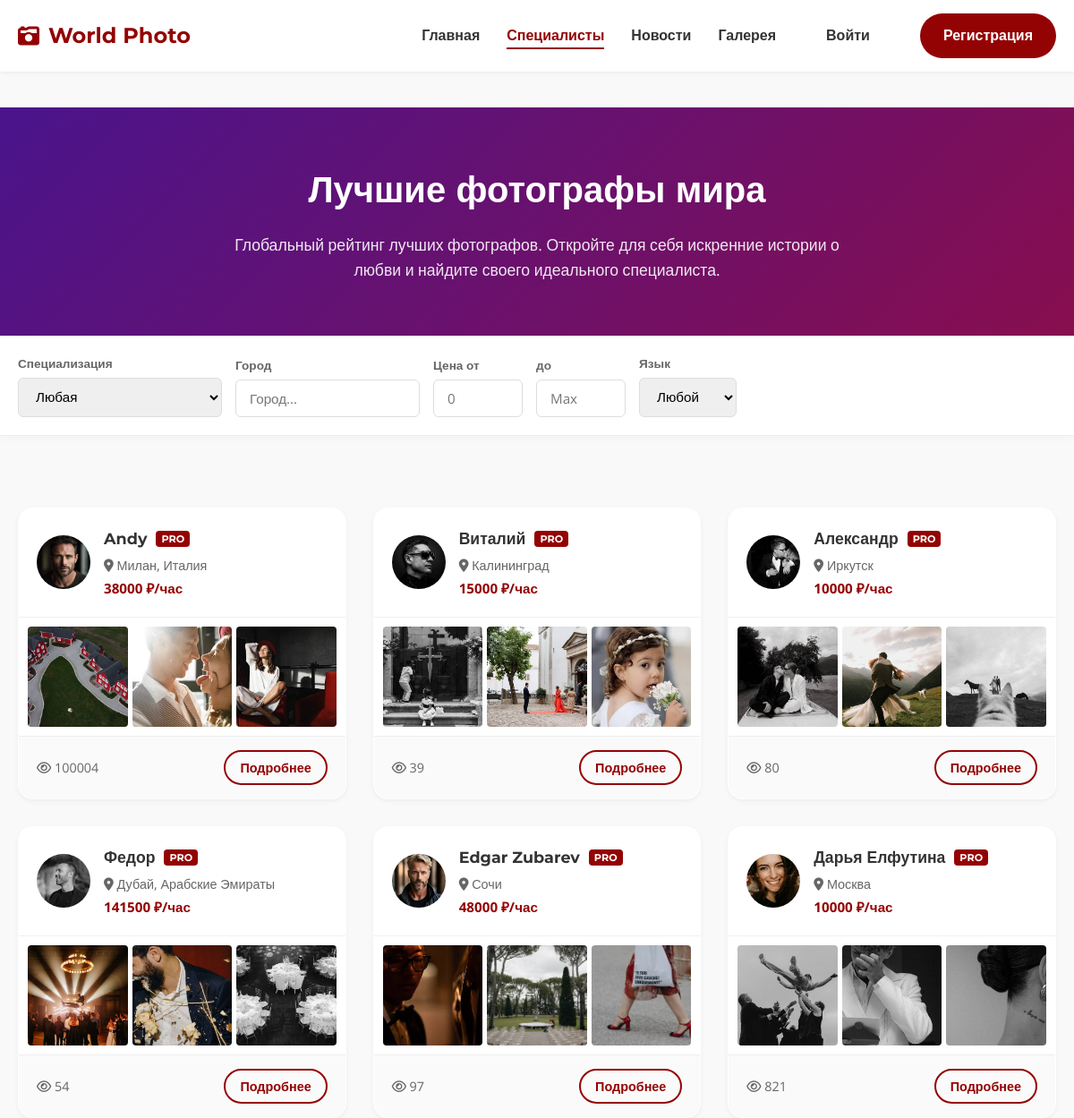
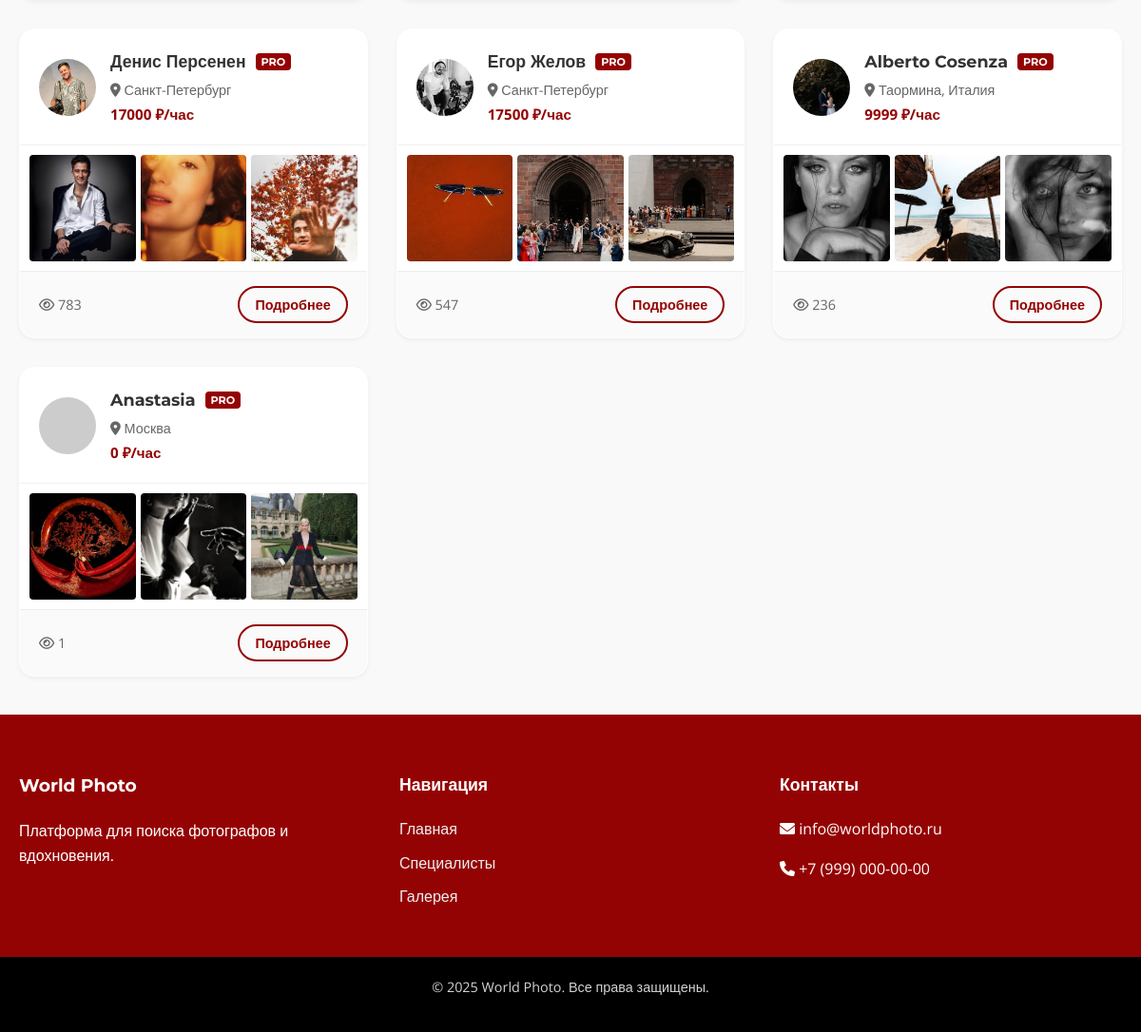
The app's page /users/specialists/, older data (2 pictures, top to bottom).
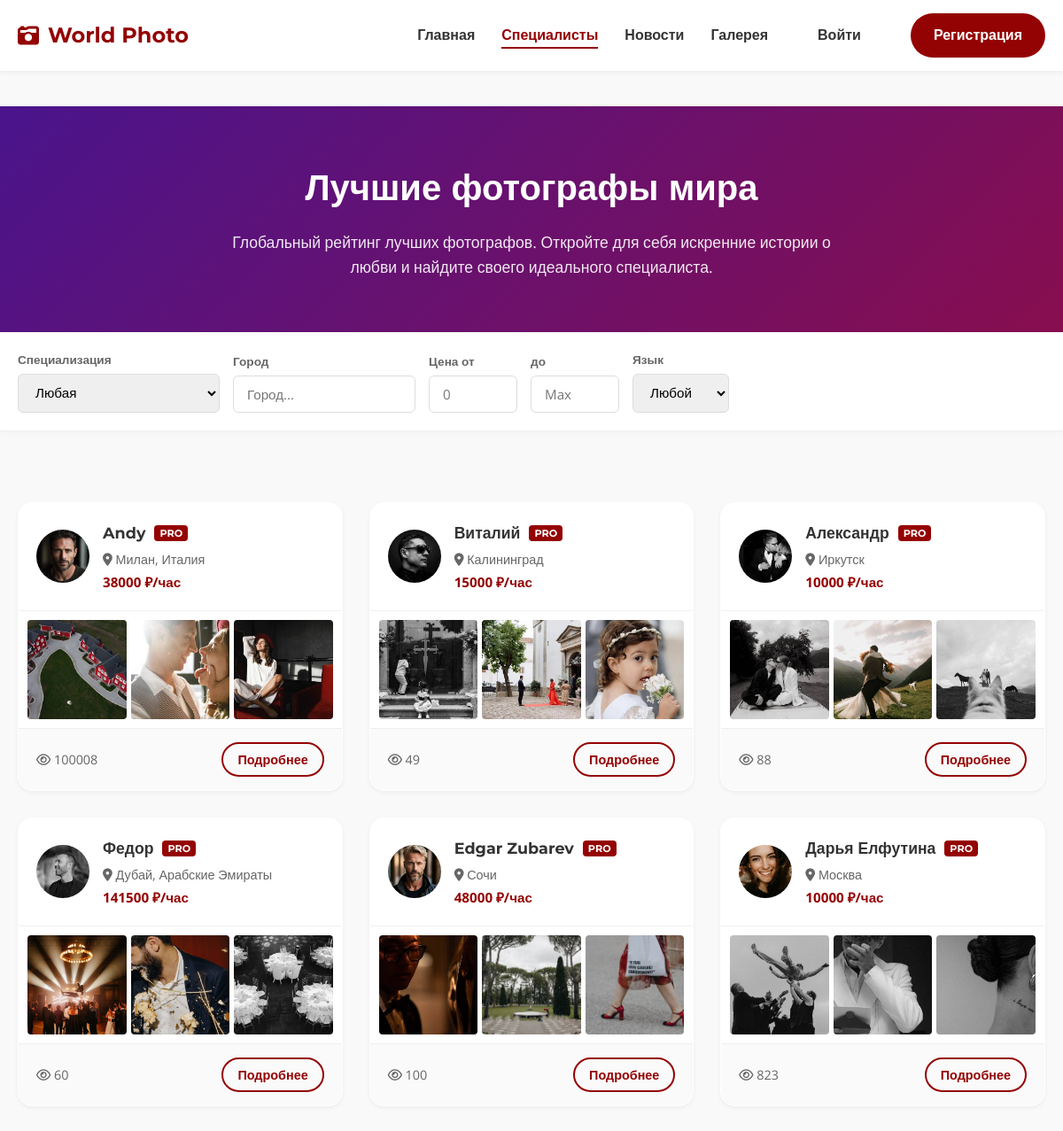
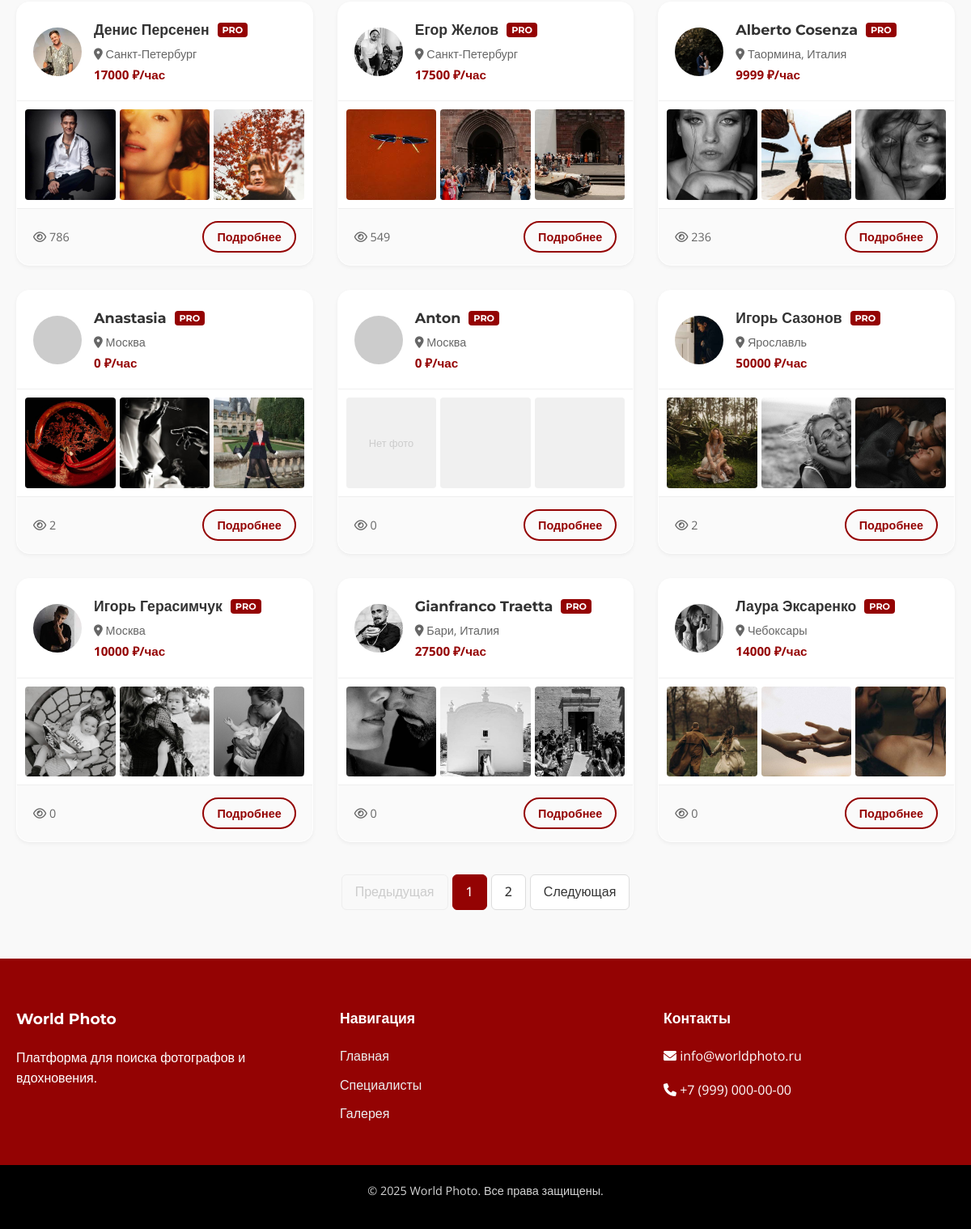
The same page, newer data (2 pictures, top to bottom).
### users/models.py (models this page shows, shortened)
class PhotographerProfile(models.Model):
    user = models.OneToOneField(User, on_delete=models.CASCADE)
    short_intro = models.CharField(max_length=250)
    bio = models.TextField()
    city = models.CharField(max_length=100, blank=True, null=True)
    specialization = models.CharField(max_length=50, choices=SPECIALIZATION_CHOICES, default='wedding')
    price = models.IntegerField(default=0, help_text="Стоимость часа работы в RUB")
    LANGUAGE_CHOICES = [
        ('ru', 'Русский'),
        ('en', 'English'),
    ]
    language = models.CharField(max_length=10, choices=LANGUAGE_CHOICES, default='ru')
    profile_image = models.ImageField(upload_to='profile_images', blank=True, null=True)
    views_count = models.PositiveIntegerField(default=0)
    phone_number = models.CharField(max_length=20, blank=True, null=True, verbose_name="Номер телефона")
    social_vk = models.URLField(blank=True, null=True, verbose_name="Ссылка на ВКонтакте")
    social_telegram = models.CharField(max_length=50, blank=True, null=True, verbose_name="Telegram (username)")
    website = models.URLField(blank=True, null=True, verbose_name="Личный сайт")

class Photo(models.Model):
    photographer = models.ForeignKey(PhotographerProfile, on_delete=models.CASCADE, related_name='photos')
    image = models.ImageField(upload_to='photographs')
    category = models.CharField(max_length=50, choices=SPECIALIZATION_CHOICES, default='wedding', verbose_name="Категория")
    uploaded_at = models.DateTimeField(auto_now_add=True)

### users/views.py (the view)
# urls.py: path('specialists/', views.specialists, name='specialists'),
def specialists(request):
    photographers = PhotographerProfile.objects.all()
    specialization = request.GET.get('specialization')
    price_min = request.GET.get('price_min')
    price_max = request.GET.get('price_max')
    city = request.GET.get('city')
    language = request.GET.get('language')
    if specialization and specialization != 'any':
        photographers = photographers.filter(specialization=specialization)
    if language and language != 'any':
        photographers = photographers.filter(language=language)
    if city:
        photographers = photographers.filter(city__icontains=city)
    if price_min:
        try:
            photographers = photographers.filter(price__gte=int(price_min))
        except ValueError:
            pass
    if price_max:
        try:
            photographers = photographers.filter(price__lte=int(price_max))
        except ValueError:
            pass
    if request.user.is_authenticated:
        favorite_ids = Favorite.objects.filter(user=request.user).values_list('photographer_id', flat=True)
        for p in photographers:
            p.is_favorite = p.id in favorite_ids
    page = request.GET.get('page', 1)
    paginator = Paginator(photographers, 15)
    try:
        photographers_page = paginator.page(page)
    except PageNotAnInteger:
        photographers_page = paginator.page(1)
    except EmptyPage:
        photographers_page = paginator.page(paginator.num_pages)
    if request.headers.get('x-requested-with') == 'XMLHttpRequest':
        html = render_to_string('users/specialists_list.html', {'photographers': photographers_page, 'user': request.user}, request=request)
        return JsonResponse({'html': html})
    return render(request, 'users/specialists.html', {'photographers': photographers_page})

### users/templates/users/specialists.html (shortened to what this page needs)
{% extends 'users/base.html' %}
{% load static %}
{% block content %}
<div class="specialists-header">
    <div class="container">
        <h1 class="page-title">Лучшие фотографы мира</h1>
        <p class="header-desc mt-3">
            Глобальный рейтинг лучших фотографов. Откройте для себя искренние истории о любви и найдите своего идеального специалиста.
        </p>
    </div>
</div>
<div class="filters-section">
    <div class="container">
        <form method="GET" action="{% url 'specialists' %}" id="filterForm">
            <div class="filters-row" style="display: flex; gap: 15px; flex-wrap: wrap; align-items: flex-end;">
                <div class="filter-item">
                    <label>Специализация</label>
                    <select class="form-select" name="specialization" onchange="applyFilters()">
                        <option value="any">Любая</option>
                    </select>
                </div>
                <div class="filter-item">
                    <label>Город</label>
                    <input type="text" name="city" class="form-control" placeholder="Город..." value="{{ request.GET.city|default:'' }}" oninput="debounceFilter()">
                </div>
                <div class="filter-item" style="max-width: 100px;">
                    <label>Цена от</label>
                    <input type="number" name="price_min" class="form-control" placeholder="0" value="{{ request.GET.price_min|default:'' }}" oninput="debounceFilter()">
                </div>
                <div class="filter-item" style="max-width: 100px;">
                    <label>до</label>
                    <input type="number" name="price_max" class="form-control" placeholder="Max" value="{{ request.GET.price_max|default:'' }}" oninput="debounceFilter()">
                </div>
                <div class="filter-item">
                    <label>Язык</label>
                    <select class="form-select" name="language" onchange="applyFilters()">
                        <option value="any">Любой</option>
                    </select>
                </div>
            </div>
        </form>
    </div>
</div>
<div class="container" style="padding-top: 20px;">
    <div class="specialists-list" id="specialistsContainer">
        {% include 'users/specialists_list.html' %}
    </div>
</div>
{% endblock %}

### users/templates/users/specialists_list.html (shortened to what this page needs)
<div class="specialists-grid">
    {% for photographer in photographers %}
    <div class="specialist-card">
        <div class="card-header-profile">
            <div class="profile-main">
                <a href="{% url 'photographer_detail' photographer.pk %}" class="avatar-wrapper">
                    {% if photographer.profile_image %}
                        <img src="{{ photographer.profile_image.url }}" alt="{{ photographer.user.get_full_name|default:photographer.user.username }}">
                    {% else %}
                        <img src="https://ui-avatars.com/api/?name={{ photographer.user.get_full_name|default:photographer.user.username }}&background=e0bbd8&color=fff" alt="Avatar">
                    {% endif %}
                </a>
                <div class="profile-info">
                    <h3 class="profile-name">
                        <a href="{% url 'photographer_detail' photographer.pk %}">{{ photographer.user.get_full_name|default:photographer.user.username }}</a>
                        <span class="badge-pro">PRO</span>
                    </h3>
                    <p class="profile-location"><i class="fas fa-map-marker-alt"></i> {{ photographer.city|default:"Москва" }}</p>
                    <p class="profile-price">{{ photographer.price }} ₽/час</p>
                </div>
            </div>
        </div>
        <div class="card-portfolio">
            <div class="portfolio-grid">
                {% for photo in photographer.photos.all|slice:":3" %}
                    <a href="{% url 'photographer_detail' photographer.pk %}" class="portfolio-thumb">
                        <img src="{{ photo.image.url }}" alt="Portfolio">
                    </a>
                {% empty %}
                    <div class="portfolio-empty">Нет фото</div>
                    <div class="portfolio-empty"></div>
                    <div class="portfolio-empty"></div>
                {% endfor %}
            </div>
        </div>
        <div class="card-footer">
            <div class="stats">
                <i class="far fa-eye"></i> {{ photographer.views_count|default:0 }}
            </div>
            <a href="{% url 'photographer_detail' photographer.pk %}" class="btn btn-sm btn-outline-primary">Подробнее</a>
        </div>
    </div>
    {% empty %}
    <div class="no-results">
        <h3>Никого не найдено</h3>
        <p>Попробуйте изменить параметры поиска.</p>
    </div>
    {% endfor %}
</div>
{% if photographers.has_other_pages %}
<div class="pagination-wrapper">
    <ul class="pagination">
        {% if photographers.has_previous %}
            <li><a href="?page={{ photographers.previous_page_number }}{% if request.GET.specialization %}&specialization={{ request.GET.specialization }}{% endif %}{% if request.GET.city %}&city={{ request.GET.city }}{% endif %}{% if request.GET.price_min %}&price_min={{ request.GET.price_min }}{% endif %}{% if request.GET.price_max %}&price_max={{ request.GET.price_max }}{% endif %}{% if request.GET.language %}&language={{ request.GET.language }}{% endif %}" class="page-link prev">Предыдущая</a></li>
        {% else %}
            <li class="disabled"><span class="page-link prev">Предыдущая</span></li>
        {% endif %}
        {% for i in photographers.paginator.page_range %}
            {% if photographers.number == i %}
                <li class="active"><span class="page-link">{{ i }}</span></li>
            {% else %}
                <li><a href="?page={{ i }}" class="page-link">{{ i }}</a></li>
            {% endif %}
        {% endfor %}
        {% if photographers.has_next %}
            <li><a href="?page={{ photographers.next_page_number }}" class="page-link next">Следующая</a></li>
        {% else %}
            <li class="disabled"><span class="page-link next">Следующая</span></li>
        {% endif %}
    </ul>
</div>
{% endif %}

Row changes from the older to the newer data that the page shows:
changed PhotographerProfile "Милан, Италия": views_count "100004" → "100008"
changed PhotographerProfile "Калининград": views_count "39" → "49"
changed PhotographerProfile "Иркутск": views_count "80" → "88"
changed PhotographerProfile "Дубай, Арабские Эмираты": views_count "54" → "60"
changed PhotographerProfile "Сочи": views_count "97" → "100"
changed PhotographerProfile "Дарья Елфутина": views_count "821" → "823"
changed PhotographerProfile "Денис Персенен": views_count "783" → "786"
changed PhotographerProfile "Егор Желов": views_count "547" → "549"
changed PhotographerProfile "Anastasia": views_count "1" → "2"
added PhotographerProfile: user.get_full_name "Anton", city "Москва", price "0", views_count "0"
added PhotographerProfile: profile_image (picture), user.get_full_name "Игорь Сазонов", city "Ярославль", price "50000", views_count "2"
added Photo: image (picture), shown under "Игорь Сазонов"
added Photo: image (picture), shown under "Игорь Сазонов"
added Photo: image (picture), shown under "Игорь Сазонов"
added PhotographerProfile: profile_image (picture), user.get_full_name "Игорь Герасимчук", city "Москва", price "10000", views_count "0"
added Photo: image (picture), shown under "Игорь Герасимчук"
added Photo: image (picture), shown under "Игорь Герасимчук"
added Photo: image (picture), shown under "Игорь Герасимчук"
added PhotographerProfile: profile_image (picture), user.get_full_name "Gianfranco Traetta", city "Бари, Италия", price "27500", views_count "0"
added Photo: image (picture), shown under "Gianfranco Traetta"
added Photo: image (picture), shown under "Gianfranco Traetta"
added Photo: image (picture), shown under "Gianfranco Traetta"
added PhotographerProfile: profile_image (picture), user.get_full_name "Лаура Эксаренко", city "Чебоксары", price "14000", views_count "0"
added Photo: image (picture), shown under "Лаура Эксаренко"
added Photo: image (picture), shown under "Лаура Эксаренко"
added Photo: image (picture), shown under "Лаура Эксаренко"
Text that changed along with them:
text now shown: "Предыдущая Следующая"
new list line: "1"
new list line: "2"
